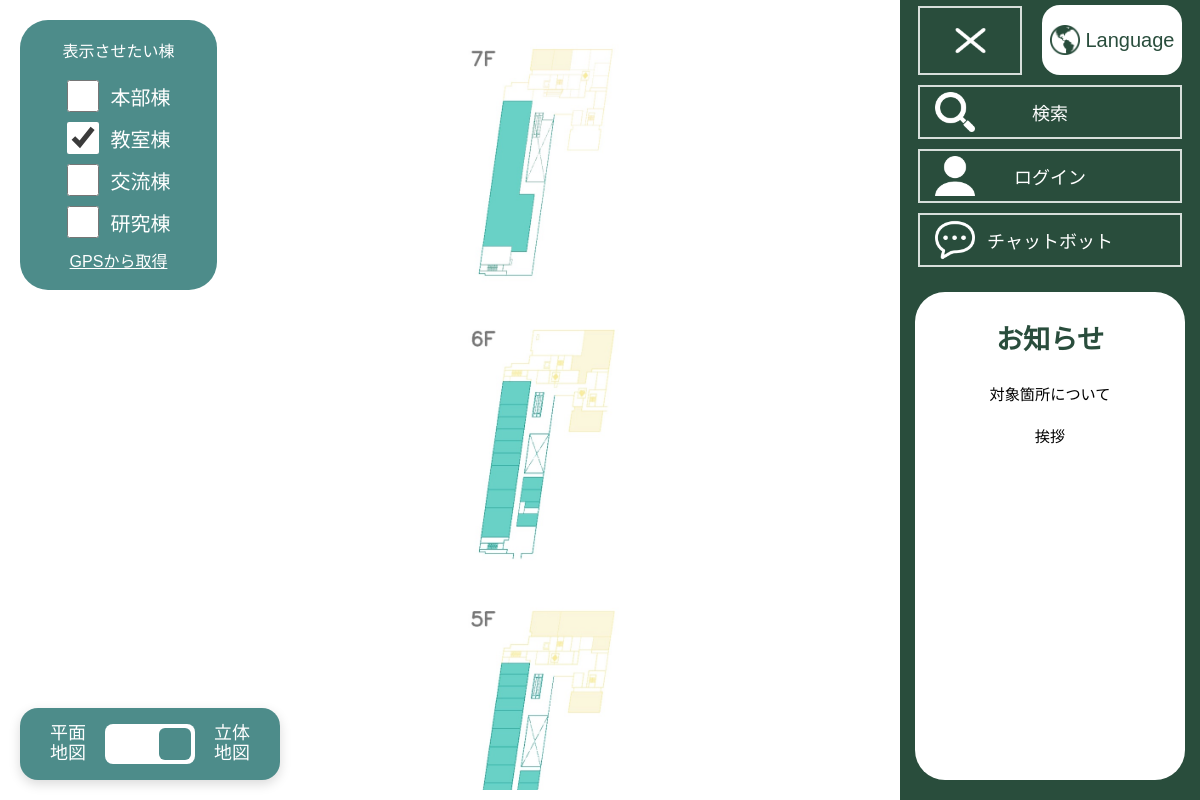
Before: / with the older database file.
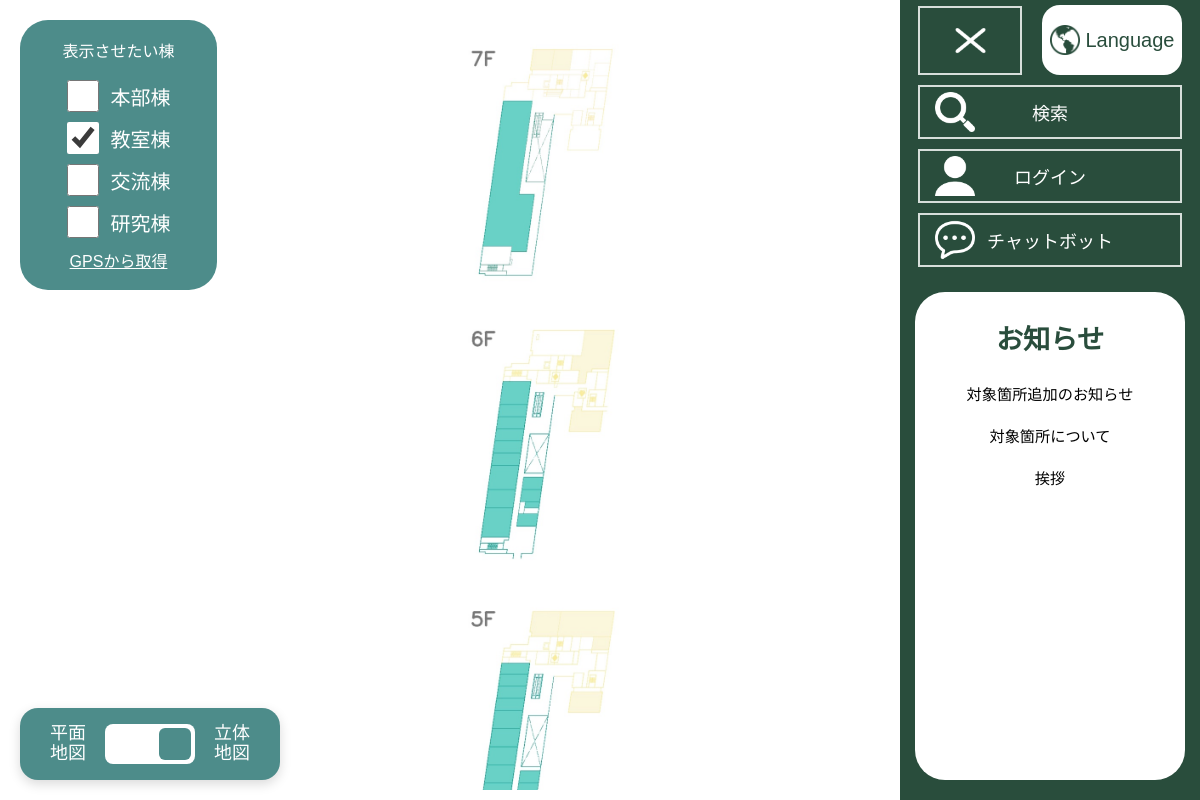
After: the same page with the newer database file.
### toyosu_campus_navi/models.py (models this page shows)
class Notice(models.Model):
    notice_ID = models.UUIDField(
        primary_key=True, default=uuid.uuid4, editable=False, verbose_name="ID"
    )
    created_at = models.DateTimeField(auto_now_add=True, verbose_name="作成日時")
    updated_at = models.DateTimeField(auto_now=True, verbose_name="更新日時")
    title = models.CharField(blank=False, max_length=127, verbose_name="タイトル")
    body = models.TextField(blank=False, verbose_name="本文")

### toyosu_campus_navi/views.py (the view, shortened to what this page needs)
class IndexView(View):
    def get(self, request):
        nodes = SectionInfoProcess().get_all_sections(request)
        all_notices = NoticeProcess().get_all_notices(request)
        info_to_send = create_info_to_send(request) | {
            "section_names": [node["section_name"] for node in nodes],
            "notices": all_notices["notices"],
            "notices_alert_message": all_notices["alert_message"],
        }
        search_result = request.session.get("search_result")
        request.session["chat_history"] = ""
        return render(request, "toyosu_campus_navi/index.html", info_to_send)

### toyosu_campus_navi/managements.py (called while the page is built)
    def get_all_notices(self, request):
        try:
            all_notice_object = Notice.objects.all()
            notices = []
            for notice_object in all_notice_object:
                notices.append(
                    {
                        "notice_id": notice_object.notice_ID,
                        "title": notice_object.title,
                        "body": notice_object.body,
                        "created_at": notice_object.created_at.strftime(
                            "%Y-%m-%d %H:%M:%S"
                        ),
                        "updated_at": notice_object.updated_at.strftime(
                            "%Y-%m-%d %H:%M:%S"
                        ),
                    }
                )
            return notices
        except Exception as e:
            print(type(e), e)
            return []

    def get_all_node_coordinates(self, request):
        try:
            all_section_object = Section.objects.all()
            nodes = []
            for section_object in all_section_object:
                section_name = (
                    section_object.building
                    + "_"
                    + section_object.floor
                    + "_"
                    + section_object.section
                )
                nodes.append(
                    {
                        "section_name": section_name,
                        "section_id": section_object.section_ID,
                        "node_x": section_object.node_x,
                        "node_y": section_object.node_y,
                    }
                )
            return nodes
        except Exception as e:
            print(type(e), e)
            return []

### toyosu_campus_navi/processes.py (called while the page is built)
    def get_all_notices(self, request):
        try:
            notices = NoticeManagement().get_all_notices(request)
            if notices is None:
                return {
                    "notices": [],
                    "alert_message": "お知らせを取得できませんでした",
                }
            return {"notices": notices, "alert_message": ""}
        except Exception:
            return {"notices": [], "alert_message": "お知らせを取得できませんでした"}

### templates/toyosu_campus_navi/index.html (shortened to what this page needs)
<!doctype html>
<html lang="ja">
<head>
  {% load static %}
  <link rel="stylesheet" href="{% static 'toyosu_campus_navi/css/style.css' %}" />
</head>
<body>
  <div class="app">
    <div class="main">
        {% load static %}
      <div id="whole-map-image-area">
        {% load static %}
        <div class="map-scroll" style="width: 40%; display:block;" data-wing="教室棟">
          <img class="whole-map-img" src="{% static 'toyosu_campus_navi/image/floor_map/教室棟.jpg' %}" />
        </div>
      </div>
      <div class="map-switches-area">
        <div class="dimention-switch">
          <div class="dimention-label left-label">
            平面<br>地図
          </div>
          <div class="dimention-switch-switch" onclick="toggleDimention(this)">
            <div class="dimention-switch-thumb right"></div>
          </div>
          <div class="dimention-label right-label">
            立体<br>地図
          </div>
        </div>
      </div>
      <div class="wing-switch-menu">
        <div class="wing-switch-title">表示させたい棟</div>
        <div>
          <label><input type="checkbox" onchange="changeWing('本部棟',this)" class="wing-switch" name="wing-switch"
              value="本部棟" /> <span class="wing-name notranslate" data-wing="本部棟">本部棟</span></label>
        </div>
        <div>
          <label><input type="checkbox" onchange="changeWing('教室棟',this)" class="wing-switch" value="教室棟"
              name="wing-switch" checked /> <span class="wing-name notranslate" data-wing="教室棟">教室棟</span></label>
        </div>
        <div>
          <label><input type="checkbox" onchange="changeWing('交流棟',this)" class="wing-switch" value="交流棟"
              name="wing-switch" /> <span class="wing-name notranslate" data-wing="交流棟">交流棟</span></label>
        </div>
        <div>
          <label><input type="checkbox" onchange="changeWing('研究棟',this)" class="wing-switch" value="研究棟"
              name="wing-switch" /> <span class="wing-name notranslate" data-wing="研究棟">研究棟</span></label>
        </div>
        <div onclick="changeWingByLocation()" class="wing-gps-button">GPSから取得</div>
      </div>
        {% load static %}
    </div>
    <div class="sidebar" id="index-sidebar">
      <div class="sidebar-square-group">
        <div class="sidebar-button square" onclick="closeSidebar('index-sidebar', 'sidebar-open-button')">
          {% load static %}
          <img src="{% static 'toyosu_campus_navi/image/cross.png' %}" style="width: 45px" />
        </div>
        <div id="language-button" class="sidebar-button square notranslate" onclick="toggleLanguageMenu()">
          <img src="{% static 'toyosu_campus_navi/image/globe.png' %}" class="language-icon">
          Language
        </div>
      </div>
      <div id="sidebar-buttons">
        <div class="sidebar-button" onclick="selectFromMapMode=false; openModal('search-menu')">
          <img src="{%static 'toyosu_campus_navi/image/search.png' %}" class="menu-icon">
          <span>検索</span>
        </div>
        {% if username == "AnonymousUser" %}
        <div class="sidebar-button" onclick="toggleMenu('sidebar-buttons', 'sidebar-login', '')">
          <img src="{% static 'toyosu_campus_navi/image/human.png' %}" class="menu-icon">
          <span>ログイン</span>
        </div>
        {% else %}
        <div class="sidebar-button" onclick="location.href='./history'">
          <img src="{%static 'toyosu_campus_navi/image/history.png' %}" class="menu-icon">
          <span>履歴 <span class="notranslate">({{ username }})</span></span>
        </div>
        {% endif %}
        <div class="sidebar-button" onclick="openModal('chatbot-menu')">
          <img src="{% static 'toyosu_campus_navi/image/chat.png' %}" class="menu-icon">
          <span>チャットボット</span>
        </div>
      </div>
      <div class="sidebar-notice" id="sidebar-notice">
        <h3 class="notice-title">お知らせ</h3>
        {% for notice in notices reversed %}
        <a class="notice-link" href="/notice/{{notice.notice_id}}">{{notice.title}}</a>
        {% endfor %}
      </div>
    </div>
  </div>
</body>
{% load static %}
</html>

### static/toyosu_campus_navi/css/style.css (style rules this page uses)
* { margin: 0; padding: 0; font-family: "Noto Sans JP", sans-serif; }
body { top: 0 !important; }
html { margin-top: 0 !important; }
.app { width: 100vw; height: 100vh; display: flex; justify-content: flex-start; overflow: hidden; }
.main { position: relative; padding: 10px; flex: 1 1 0; min-width: 0; display: flex; justify-content: center; align-items: center; overflow: hidden; }
#whole-map-image-area { padding-left: 220px; box-sizing: border-box; width: 100%; height: 100%; display: flex; overflow-y: hidden; overflow-x: auto; flex-shrink: 0; }
.map-scroll { height: 100%; overflow-y: auto; overflow-x: hidden; align-items: flex-start; flex-shrink: 0; margin: 0 auto; }
.whole-map-img { width: auto; max-width: 90%; margin: 0 auto; }
.sidebar { display: flex; width: 300px; height: 100vh; background-color: #294d3c; flex-direction: column; justify-content: flex-start; align-items: center; flex-shrink: 0; transition: opacity 0.3s ease; transition: width 0.5s ease; }
.menu-icon { position: absolute; left: 15px; width: 40px; height: 40px; object-fit: contain; }
.sidebar-button { position: relative; display: flex; justify-content: center; align-items: center; background-color: #294d3c; border: 2px solid #d7dfdb; width: 260px; height: 50px; font-size: large; color: white; margin: 5px; cursor: pointer; }
#language-button { background: white; color: #294d3c; border: none; border-radius: 18px; width: 140px; height: 70px; display: flex; align-items: center; justify-content: center; gap: 6px; font-size: 20px; }
.language-icon { width: 30px; height: 30px; }
.sidebar-notice { width: 90%; max-width: 300px; flex: 1; min-height: 0; background: white; border-radius: 30px; padding: 25px 20px; color: #294d3c; box-sizing: border-box; display: flex; flex-direction: column; align-items: center; margin-top: 20px; margin-bottom: 20px; overflow-y: auto; }
.notice-title { font-size: 1.7rem; color: #294d3c; margin-bottom: 25px; }
.notice-link { font-size: 0.95rem; color: black; text-decoration: none; margin-bottom: 20px; }
#sidebar-buttons { display: flex; flex-direction: column; justify-content: center; align-items: center; }
.sidebar-button.square { width: 100px; height: 65px; }
.sidebar-square-group { position: relative; display: flex; gap: 10px; align-items: center; }
.map-switches-area { position: absolute; left: 20px; right: 20px; bottom: 20px; display: flex; align-items: center; gap: 40px; pointer-events: auto; }
.dimention-switch { width: 260px; height: 72px; background: #4d8c8a; border-radius: 18px; display: flex; align-items: center; justify-content: space-around; padding: 0 18px; box-sizing: border-box; box-shadow: 0 4px 12px rgba(0, 0, 0, 0.15); }
.dimention-label { color: white; font-size: 18px; line-height: 1.1; text-align: center; width: 40px; margin: 3px; }
.dimention-switch-switch { width: 90px; height: 40px; background: white; border-radius: 8px; position: relative; cursor: pointer; }
.dimention-switch-thumb { position: absolute; width: 32px; height: 32px; background: #4d8c8a; border-radius: 6px; top: 4px; transition: left 0.3s ease; }
.dimention-switch-thumb.right { left: calc(100% - 36px); }
.wing-switch-menu { position: absolute; top: 20px; left: 20px; display: flex; align-items: center; flex-direction: column; width: 165px; padding: 18px 16px; background: #4d8c8a; border-radius: 28px; color: white; }
.wing-switch-title { margin-bottom: 18px; }
.wing-switch-menu label { display: flex; align-items: center; gap: 12px; font-size: 20px; margin-bottom: 10px; cursor: pointer; }
.wing-switch { width: 32px; height: 32px; accent-color: white; flex-shrink: 0; cursor: pointer; }
.wing-gps-button { text-decoration: underline; cursor: pointer; color: white; }

Changed rows visible on the page:
added Notice: title "対象箇所追加のお知らせ"
